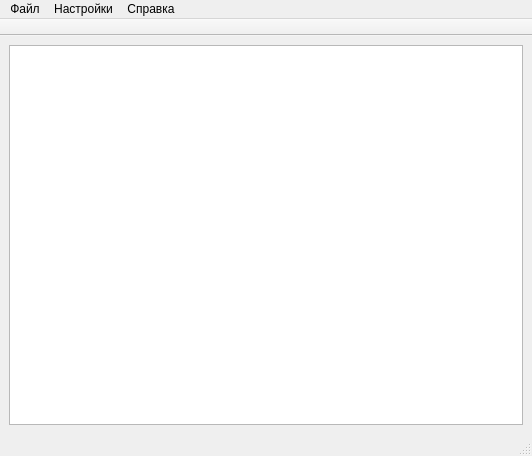
<?xml version="1.0" encoding="UTF-8"?>
<ui version="4.0">
 <class>MainWindow</class>
 <widget class="QMainWindow" name="MainWindow">
  <property name="geometry">
   <rect>
    <x>0</x>
    <y>0</y>
    <width>532</width>
    <height>456</height>
   </rect>
  </property>
  <property name="windowTitle">
   <string>Текстовый редактор</string>
  </property>
  <widget class="QWidget" name="centralwidget">
   <layout class="QHBoxLayout" name="horizontalLayout" stretch="0">
    <item>
     <layout class="QHBoxLayout" name="hLayout" stretch="5">
      <item>
       <widget class="QTextEdit" name="textEdit"/>
      </item>
     </layout>
    </item>
   </layout>
  </widget>
  <widget class="QMenuBar" name="menubar">
   <property name="geometry">
    <rect>
     <x>0</x>
     <y>0</y>
     <width>532</width>
     <height>20</height>
    </rect>
   </property>
   <widget class="QMenu" name="menu">
    <property name="title">
     <string>Файл</string>
    </property>
    <addaction name="newFileAction"/>
    <addaction name="openFileAction"/>
    <addaction name="readOnlyAction"/>
    <addaction name="saveFileAction"/>
   </widget>
   <widget class="QMenu" name="menu_2">
    <property name="tearOffEnabled">
     <bool>false</bool>
    </property>
    <property name="title">
     <string>Справка</string>
    </property>
    <addaction name="showHelpAction"/>
    <addaction name="aboutProgramAction"/>
   </widget>
   <widget class="QMenu" name="menu_3">
    <property name="title">
     <string>Настройки</string>
    </property>
    <addaction name="shortcutsPrefsAction"/>
    <addaction name="translationChangeAction"/>
    <addaction name="changeThemeAction"/>
   </widget>
   <addaction name="menu"/>
   <addaction name="menu_3"/>
   <addaction name="menu_2"/>
  </widget>
  <widget class="QStatusBar" name="statusbar"/>
  <widget class="QToolBar" name="toolBar">
   <property name="windowTitle">
    <string>toolBar</string>
   </property>
   <property name="movable">
    <bool>false</bool>
   </property>
   <property name="iconSize">
    <size>
     <width>24</width>
     <height>24</height>
    </size>
   </property>
   <property name="floatable">
    <bool>true</bool>
   </property>
   <attribute name="toolBarArea">
    <enum>TopToolBarArea</enum>
   </attribute>
   <attribute name="toolBarBreak">
    <bool>false</bool>
   </attribute>
  </widget>
  <action name="openFileAction">
   <property name="text">
    <string>Открыть</string>
   </property>
  </action>
  <action name="saveFileAction">
   <property name="enabled">
    <bool>true</bool>
   </property>
   <property name="text">
    <string>Сохранить</string>
   </property>
  </action>
  <action name="showHelpAction">
   <property name="text">
    <string>Показать справку</string>
   </property>
  </action>
  <action name="aboutProgramAction">
   <property name="text">
    <string>О программе</string>
   </property>
  </action>
  <action name="readOnlyAction">
   <property name="text">
    <string>Открыть для чтения</string>
   </property>
  </action>
  <action name="newFileAction">
   <property name="text">
    <string>Новый</string>
   </property>
   <property name="iconText">
    <string>Новый</string>
   </property>
  </action>
  <action name="shortcutsPrefsAction">
   <property name="text">
    <string>Клавиши быстрого доступа</string>
   </property>
  </action>
  <action name="translationChangeAction">
   <property name="text">
    <string>Сменить язык интерфейса</string>
   </property>
  </action>
  <action name="changeThemeAction">
   <property name="text">
    <string>Сменить тему</string>
   </property>
  </action>
 </widget>
 <resources/>
 <connections/>
</ui>
